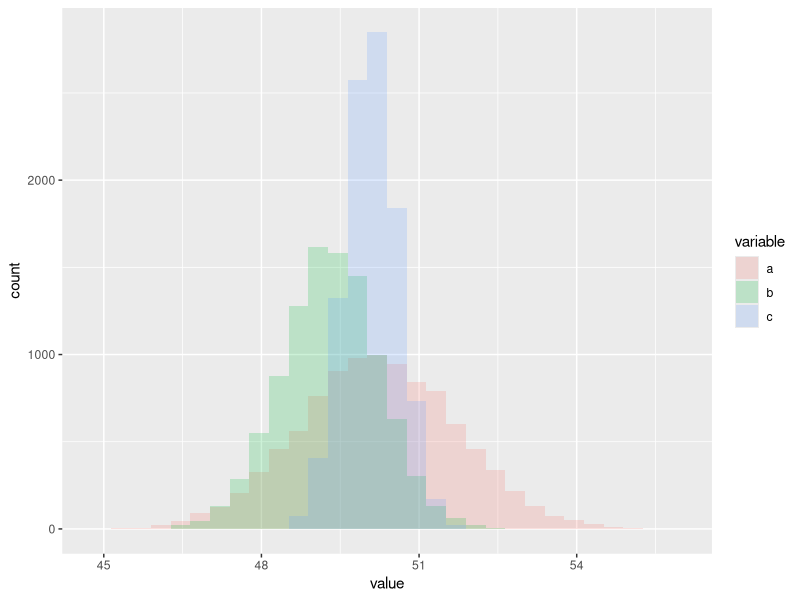
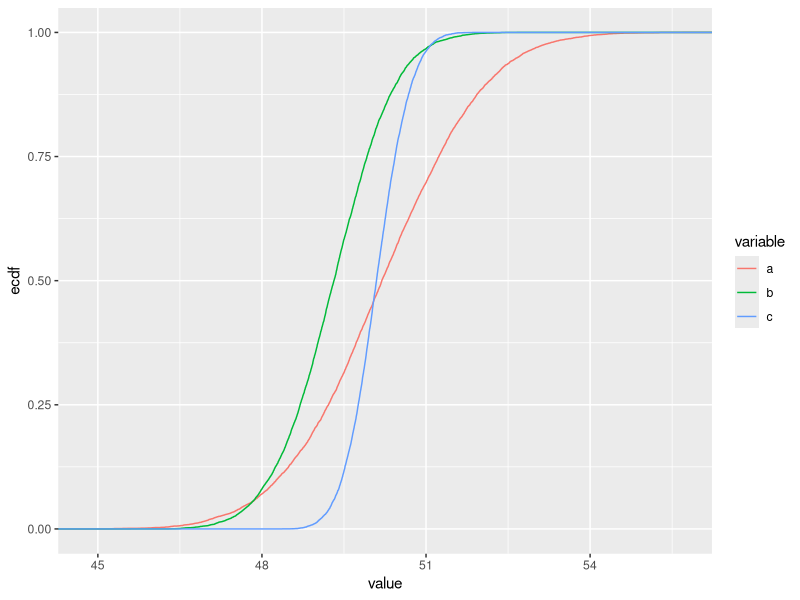
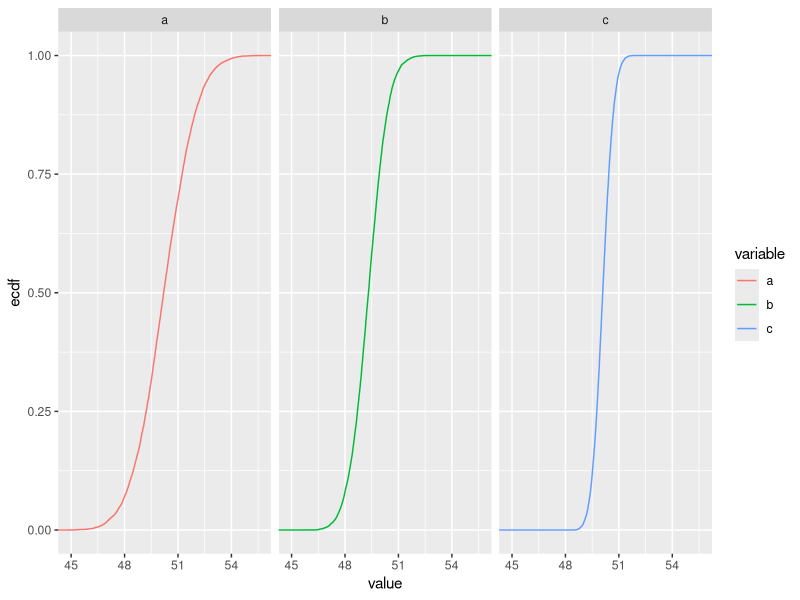
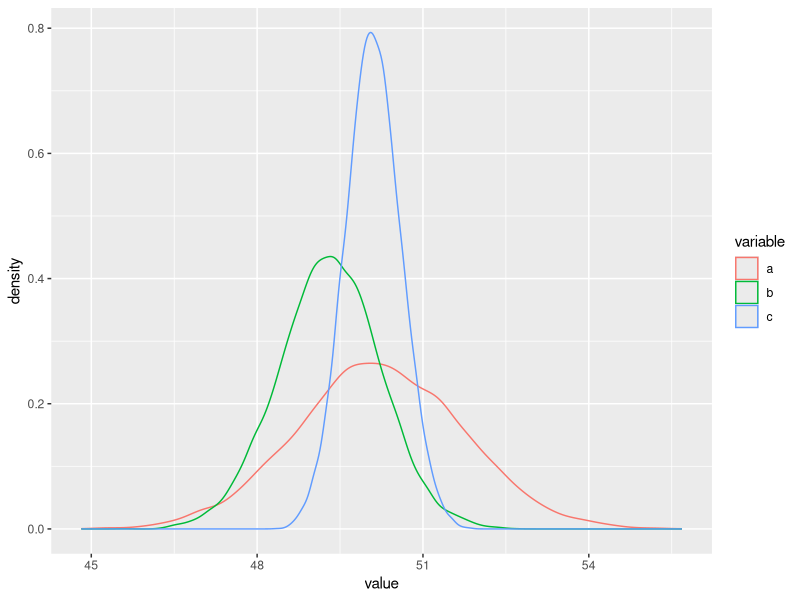
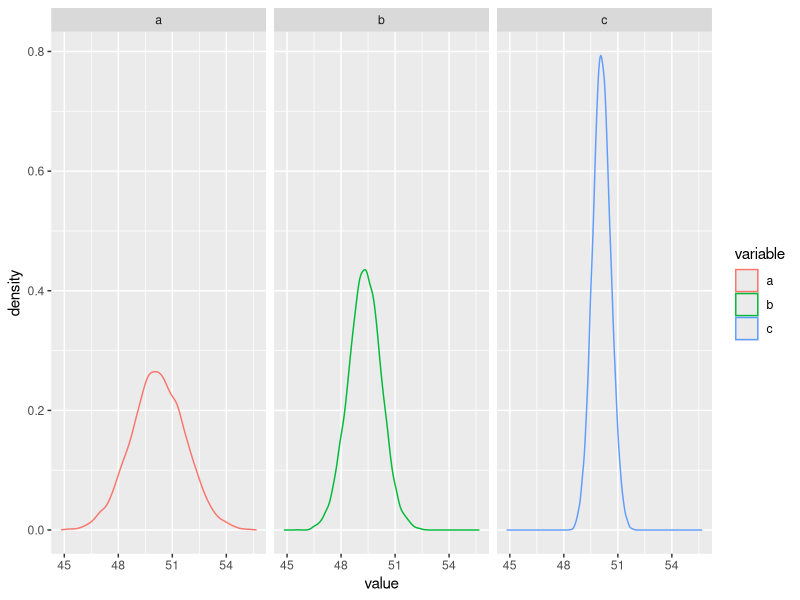
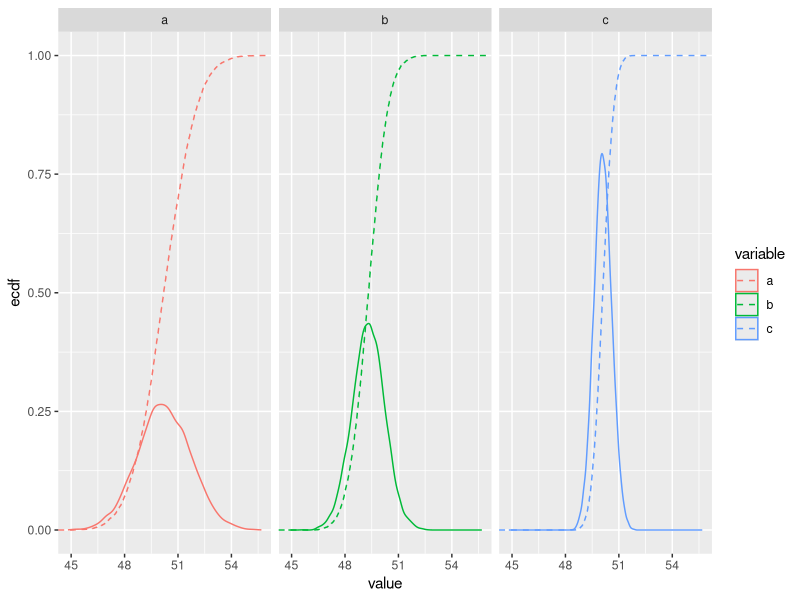

Write R code to recreate these figures, in order.
#--------------------------------------------------
# https://r-dir.com/blog/2014/03/cdfs-in-r.html
#--------------------------------------------------

# Since we're generating data, set the seed.
set.seed(1984)

# Create the data.
a <- rnorm(10000, 50.2, 1.5)
b <- rnorm(10000, 49.3, 0.92)
c <- rnorm(10000, 50.1, 0.5)

# Load the necessary packages.
library("reshape2")
library("plyr")
library("ggplot2")

# Create the data frame.
ggdata <- data.frame(a, b, c)

# Melt the data frame
ggdata <- melt(ggdata)

# Set the data frame, & add ecdf() data.
ggdata <- ddply(ggdata, .(variable), transform, ecd=ecdf(value)(value))

# Create the histogram using ggplot.
hist <- ggplot(ggdata, aes(x=value, fill=variable)) + geom_histogram(alpha=0.2, position="identity")

# Generate the histogram.
hist

# Create the CDF using ggplot.
cdf <- ggplot(ggdata, aes(x=value)) + stat_ecdf(aes(colour=variable))

# Generate the CDF.
cdf
cdf + facet_wrap(~ variable)

# Create the kde using ggplot.
kde <- ggplot(ggdata, aes(x=value)) + geom_density(aes(colour=variable))

# Generate the kde
kde
kde + facet_wrap(~ variable)

ggplot(ggdata, aes(x=value)) + 
  geom_density(aes(colour=variable)) + 
  stat_ecdf(aes(colour=variable), linetype = 'dashed') +
  facet_wrap(~ variable)
